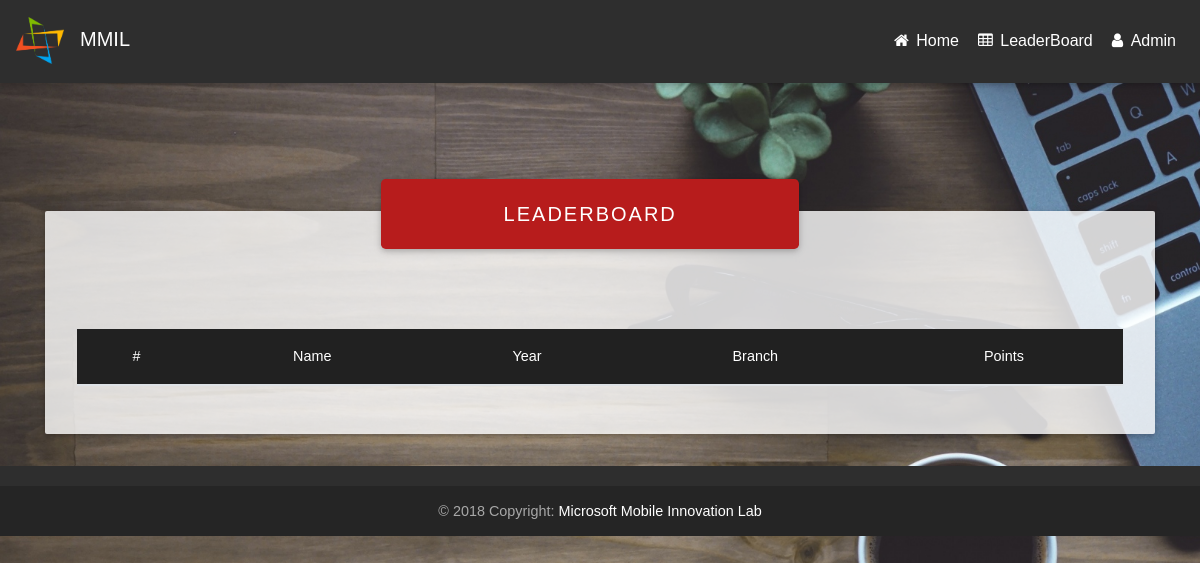
The app's page /leaderboard/, older data.
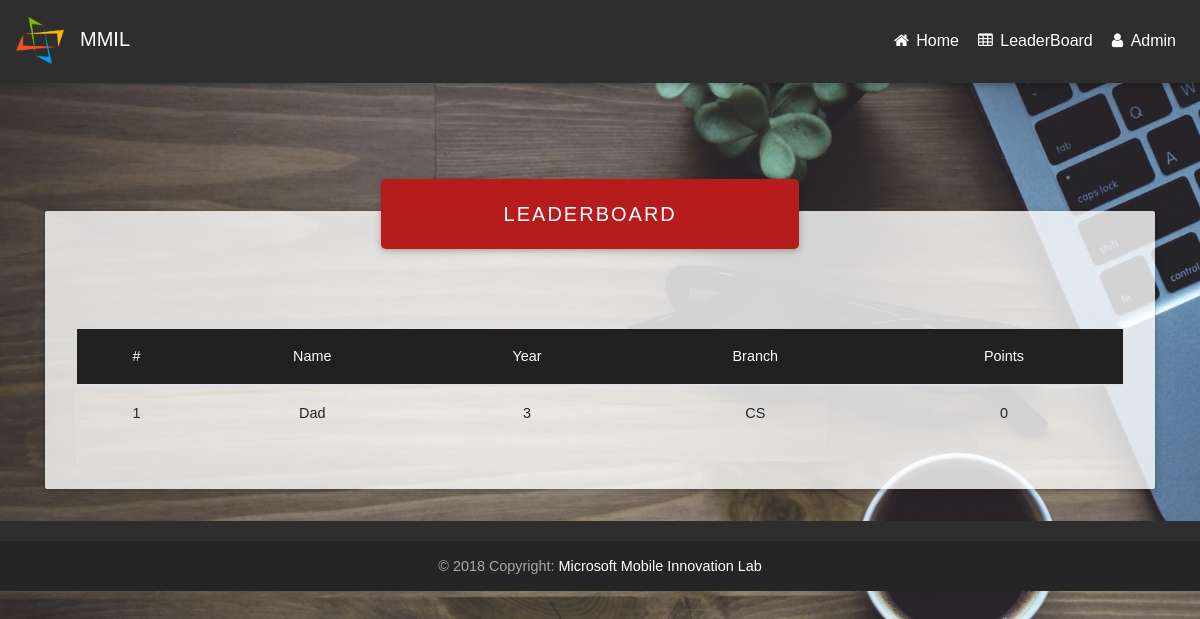
The same page, newer data.
### leaderboard/models.py (models this page shows, shortened)
class leaderboard(models.Model):
	user=models.ForeignKey(User,on_delete=models.CASCADE)
	correct_qus=models.IntegerField()
	wrong_qus=models.IntegerField()
	points=models.IntegerField()
	message=models.CharField(max_length=255)
	attempted_qus=models.IntegerField()

### userprofile/models.py (models this page shows, shortened)
class profile(models.Model):
	user=models.ForeignKey(User,on_delete=models.CASCADE)
	name=models.CharField(max_length=255)
	college=models.CharField(max_length=255)
	year=models.IntegerField()
	branch=models.CharField(max_length=255)
	start_time=models.IntegerField(default=0)
	rem_time=models.IntegerField(default=1800)
	contact=models.IntegerField(null=True,blank=True);

### mcq_v2/views.py (the view)
# urls.py: path('leaderboard/',leaderboard),
def leaderboard(request):
	object_1=lb.objects.all().order_by('-points')
	context={
		"object":object_1
	}
	return render(request,'test/leaderboard.html',context)

### templates/test/leaderboard.html (shortened to what this page needs)
{% load static %}
<!DOCTYPE html>
<html lang="en">
<head>
    <link rel="stylesheet" href="https://maxcdn.bootstrapcdn.com/font-awesome/4.7.0/css/font-awesome.min.css">
    <link href="{% static 'assets/css/bootstrap.min.css' %}" rel="stylesheet">
    <link href="{% static 'assets/css/mdb.min.css' %}" rel="stylesheet">
    <link href="{% static 'assets/css/animate.css' %}" rel="stylesheet">
    <link href="{% static 'assets/css/Table.css' %}" rel="stylesheet">
</head>
<body class="fixed-sn animated fadeIn">
    <header>
        <nav class="navbar navbar-expand-lg navbar-dark elegant-color">
            <a href="http://jssmmil.in/" class="navbar-brand" title="MMIL Website"><img src="{% static 'assets/img/logo.png' %}">
                <p id="head">MMIL</p>
            </a>
            <ul class="nav navbar-nav nav-flex-icons ml-auto">
                 <li class="nav-item">
                    <a href="/" class="nav-link">
                        <i class="fa fa-home"></i>
                        <span class="clearfix d-none d-sm-inline-block">Home</span>
                    </a>
                </li>
                <li class="nav-item">
                    <a href="/leaderboard" class="nav-link">
                        <i class="fa fa-table"></i>
                        <span class="clearfix d-none d-sm-inline-block">LeaderBoard</span>
                    </a>
                </li>
                 <li class="nav-item">
                    <a href="/admin" class="nav-link">
                        <i class="fa fa-user"></i>
                        <span class="clearfix d-none d-sm-inline-block">Admin</span>
                    </a>
                </li>
            </ul>
    </header>
    <main class="container">
            <div class="jumbotron">
               <div class="card text-center z-depth-2">
                  <div class="card-body">
                    <p class="white-text mb-0">LeaderBoard</p>
                  </div>
               </div>
               <table class="table table-hover">
                 <thead class="mdb-color grey darken-4">
                   <tr class="text-white">
                      <th>#</th>
                      <th>Name</th>
                      <th>Year</th>
                      <th>Branch</th>
                      <th>Points</th>
                   </tr>
                 </thead>
                 <tbody>
                  {% for obj in object %}
                    <tr>
                      <th scope="row">{{forloop.counter}}</th>
                      <td>{{obj.user.profile_set.all.first.name}}</td>
                      <td>{{obj.user.profile_set.all.first.year}}</td>
                      <td>{{obj.user.profile_set.all.first.branch}}</td>
                      <td>{{obj.points}}</td>
                    </tr>
                  {% endfor %}
                 </tbody>
               </table>
           </div>
    </main>
    <footer class="page-footer elegant-color center-on-small-only">
        <div class="footer-copyright">
            <div class="container-fluid">
                © 2018 Copyright:
                <a href="http://jssmmil.in/"> Microsoft Mobile Innovation Lab</a>
            </div>
        </div>
    </footer>
</body>
</html>

Row changes from the older to the newer data that the page shows:
added leaderboard: user.profile_set.all.first.name "Dad", user.profile_set.all.first.year "3", user.profile_set.all.first.branch "CS", points "0"
